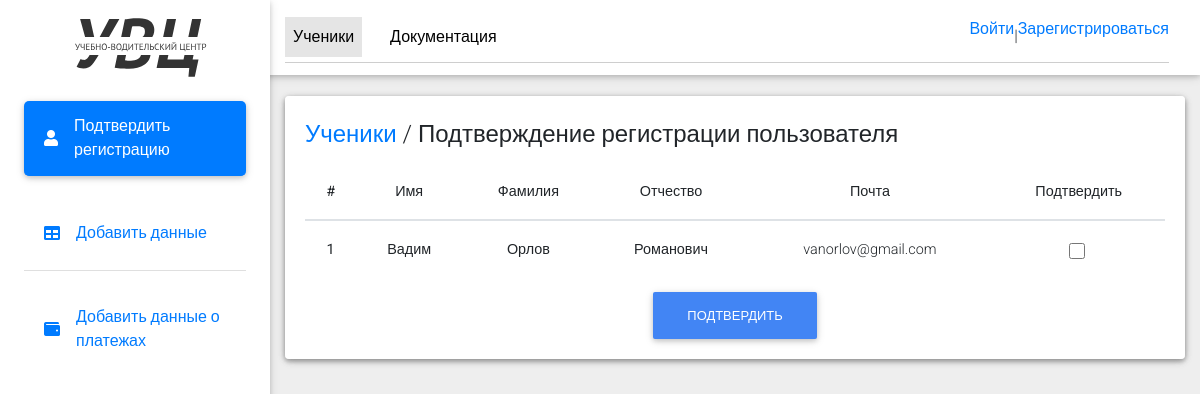
The page /users/user_profile/manager_dashboard/ on the database its author committed.
### users/models.py (models this page shows)
class User(AbstractUser):
    email = models.EmailField(
        _('email address'),
        unique=True,
    )
    email_verify = models.BooleanField(default=False)
    surname = models.CharField(max_length=255, blank=True, null=True)
    phone = models.CharField(max_length=255, blank=True, null=True)
    USERNAME_FIELD = 'email'
    REQUIRED_FIELDS = []

### users/views.py (the view)
# urls.py: path('user_profile/manager_dashboard/', manager_dashboard),
def manager_dashboard(request):
    users = User.objects.filter(email_verify=0)
    return render(request, 'manager_dashboard.html', {'users': users})

### templates/manager_dashboard.html (shortened to what this page needs)
{% load static %}
<!DOCTYPE html>
<html lang="en">
<head>
  <link rel="stylesheet" href="https://use.fontawesome.com/releases/v5.11.2/css/all.css">
  <link rel="stylesheet" href="{% static 'css/bootstrap.min.css' %}">
  <link rel="stylesheet" href="{% static 'css/mdb.min.css' %}">
  <link rel="stylesheet" href="{% static 'css/style.css' %}">
</head>
<body class="grey lighten-3">
  <header>
    <nav class="navbar fixed-top navbar-expand-lg navbar-light white scrolling-navbar">
      <div class="container-fluid">
        <div class="collapse navbar-collapse" id="navbarContent">
          <ul class="navbar-nav">
            <li class="nav-item active">
              <a class="nav-link waves-effect" aria-current="page"  href="/users/user_profile/manager_dashboard/">Ученики</a>
            </li>
            <li class="nav-item">
              <a href="/users/user_profile/manager_documents/" class="nav-link waves-effect">Документация</a>
            </li>
            <li class="nav-item nav-item-logout">
              {% if user.is_authenticated %}
                  <a href="{% url 'logout' %}" class="nav-link img-exit">Выйти</a>
              {% else %}
                  <a href="{% url 'login' %}" class="nav-login" >Войти </a>|<a href="{% url 'register' %}" class="nav-login" > Зарегистрироваться</a>
              {% endif %}
            </li>
          </ul>
        </div>
      </div>
    </nav>
    <div class="sidebar-fixed position-fixed">
      <a href="" class="logo-wrapper">
        <img src="{% static 'img/logo.svg' %}" alt="logo" class="img-fluid logo">
      </a>
      <div class="list-group list-group-flush">
        <a href="/users/user_profile/manager_dashboard/" class="list-group-item waves-effect active">
          <i class="fa fa-user mr-3"></i> Подтвердить регистрацию
        </a>
        <a href="/users/user_profile/manager_add_users_data/" class="list-group-item waves-effect">
          <i class="fa fa-table mr-3"></i> Добавить данные
        </a>
        <a href="/users/user_profile/manager_add_users_payments/" class="list-group-item waves-effect">
          <i class="fa fa-wallet mr-3"></i> Добавить данные о платежах
        </a>
      </div>
    </div>
  </header>
  <main class="pt-5 max-lg-5">
    <div class="container-fluid mt-5">
        <div class="card mb-4 wow fadeIn">
            <div class="card body d-sm-flex justify-content-between card-manager">
                <h4 class="mb-2 mb-sm-0 pt-1 card-title">
                    <a href="#">Ученики</a>
                    <span> / </span>
                    <span>Подтверждение регистрации пользователя</span>
                </h4>
                <form id="confirmation-form" method="post" action="{% url 'confirm_users' %}">
                    <table class="table">
                        <thead>
                            <tr>
                                <th scope="col">#</th>
                                <th scope="col">Имя</th>
                                <th scope="col">Фамилия</th>
                                <th scope="col">Отчество</th>
                                <th scope="col">Почта</th>
                                <th scope="col">Подтвердить</th>
                            </tr>
                        </thead>
                        <tbody>
                            {% for user in users %}
                                <tr>
                                    <th scope="row">{{ forloop.counter }}</th>
                                    <td>{{ user.first_name }}</td>
                                    <td>{{ user.last_name }}</td>
                                    <td>{{ user.surname }}</td>
                                    <td>{{ user.email }}</td>
                                    <td>
                                        <div class="form-check">
                                            <input class="form-check-input" type="checkbox" name="user_id" value="{{ user.id }}">
                                        </div>
                                    </td>
                                </tr>
                            {% endfor %}
                        </tbody>
                    </table>
                    <button type="submit" class="btn btn-primary btn-users">Подтвердить</button>
                </form>
            </div>
        </div>
    </div>
  </main>
</body>
</html>

### static/css/style.css (style rules this page uses)
.navbar { z-index: 0; }
.sidebar-fixed { height: 100vh; width: 270px; box-shadow: 0 2px 5px 0 rgba(0,0,0,0.16), 0 2px 10px 0 rgba(0,0,0,0.12); z-index: 10; background-color: #fff; padding: 1.5rem; padding-top: 0; }
.sidebar-fixed .list-group .active { box-shadow: 0 2px 5px 0 rgba(0,0,0,0.16), 0 2px 10px 0 rgba(0,0,0,0.12); border-radius: 5px; }
.sidebar-fixed .logo-wrapper { padding: 2.5rem; }
.sidebar-fixed .logo-wrapper img { min-height: 50px; }
.navbar-nav { position: relative; display: flex; border-bottom: 1.5px solid rgb(206 206 206); padding: 5px 0; width: 100%; }
table.table th, table.table td { text-align: center; }
.nav-item:not(:last-child) { margin-right: 20px; justify-content: space-between; }
.nav-item:last-child { margin-left: auto; }
.logo { padding: 10px 0; }
.list-group-item { margin-bottom: 20px; min-height: 75px; display: flex !important; align-items: center !important; }
.card-manager { padding: 20px; }
.card-title { padding-bottom: 15px; }
.btn-users { max-width: 400px; margin: 0 auto; display: flex; }
input[type=checkbox], input[type=radio] { height: 16px !important; width: 16px !important; }
@media (min-width: 1200px) { .navbar, .page-footer, main { padding-left: 270px; } }

### rows shown on the page
User: first_name "Вадим", last_name "Орлов", surname "Романович", email "vanorlov@gmail.com"
